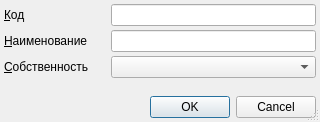
<?xml version="1.0" encoding="UTF-8"?>
<ui version="4.0">
 <class>ItemEditorDialog</class>
 <widget class="QDialog" name="ItemEditorDialog">
  <property name="geometry">
   <rect>
    <x>0</x>
    <y>0</y>
    <width>320</width>
    <height>122</height>
   </rect>
  </property>
  <property name="windowTitle">
   <string>ChangeMe!</string>
  </property>
  <property name="sizeGripEnabled">
   <bool>true</bool>
  </property>
  <layout class="QGridLayout">
   <property name="margin">
    <number>4</number>
   </property>
   <property name="spacing">
    <number>4</number>
   </property>
   <item row="0" column="0">
    <widget class="QLabel" name="lblCode">
     <property name="sizePolicy">
      <sizepolicy hsizetype="Maximum" vsizetype="Preferred">
       <horstretch>0</horstretch>
       <verstretch>0</verstretch>
      </sizepolicy>
     </property>
     <property name="text">
      <string>&amp;Код</string>
     </property>
     <property name="buddy">
      <cstring>edtCode</cstring>
     </property>
    </widget>
   </item>
   <item row="1" column="0">
    <widget class="QLabel" name="lblName">
     <property name="sizePolicy">
      <sizepolicy hsizetype="Maximum" vsizetype="Preferred">
       <horstretch>0</horstretch>
       <verstretch>0</verstretch>
      </sizepolicy>
     </property>
     <property name="text">
      <string>&amp;Наименование</string>
     </property>
     <property name="buddy">
      <cstring>edtName</cstring>
     </property>
    </widget>
   </item>
   <item row="2" column="0">
    <widget class="QLabel" name="lblOwnership">
     <property name="sizePolicy">
      <sizepolicy hsizetype="Maximum" vsizetype="Preferred">
       <horstretch>0</horstretch>
       <verstretch>0</verstretch>
      </sizepolicy>
     </property>
     <property name="text">
      <string>&amp;Собственность</string>
     </property>
     <property name="buddy">
      <cstring>cmbOwnership</cstring>
     </property>
    </widget>
   </item>
   <item row="2" column="1">
    <widget class="QComboBox" name="cmbOwnership">
     <item>
      <property name="text">
       <string/>
      </property>
     </item>
     <item>
      <property name="text">
       <string>Бюджетная</string>
      </property>
     </item>
     <item>
      <property name="text">
       <string>Частная</string>
      </property>
     </item>
     <item>
      <property name="text">
       <string>Смешенная</string>
      </property>
     </item>
    </widget>
   </item>
   <item row="3" column="0">
    <spacer>
     <property name="orientation">
      <enum>Qt::Vertical</enum>
     </property>
     <property name="sizeHint" stdset="0">
      <size>
       <width>103</width>
       <height>16</height>
      </size>
     </property>
    </spacer>
   </item>
   <item row="1" column="1">
    <widget class="QLineEdit" name="edtName"/>
   </item>
   <item row="0" column="1">
    <widget class="QLineEdit" name="edtCode"/>
   </item>
   <item row="4" column="0" colspan="2">
    <widget class="QDialogButtonBox" name="buttonBox">
     <property name="standardButtons">
      <set>QDialogButtonBox::Cancel|QDialogButtonBox::Ok</set>
     </property>
    </widget>
   </item>
  </layout>
 </widget>
 <tabstops>
  <tabstop>edtCode</tabstop>
  <tabstop>edtName</tabstop>
  <tabstop>cmbOwnership</tabstop>
 </tabstops>
 <resources/>
 <connections>
  <connection>
   <sender>buttonBox</sender>
   <signal>accepted()</signal>
   <receiver>ItemEditorDialog</receiver>
   <slot>accept()</slot>
   <hints>
    <hint type="sourcelabel">
     <x>159</x>
     <y>99</y>
    </hint>
    <hint type="destinationlabel">
     <x>159</x>
     <y>57</y>
    </hint>
   </hints>
  </connection>
  <connection>
   <sender>buttonBox</sender>
   <signal>rejected()</signal>
   <receiver>ItemEditorDialog</receiver>
   <slot>reject()</slot>
   <hints>
    <hint type="sourcelabel">
     <x>159</x>
     <y>99</y>
    </hint>
    <hint type="destinationlabel">
     <x>159</x>
     <y>57</y>
    </hint>
   </hints>
  </connection>
 </connections>
</ui>
